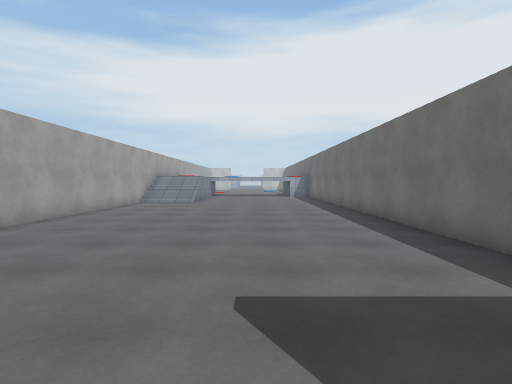
view 1 (above)

16 first-person views from a walk through a 3-D level made in the Unity game engine. The camera is 1.4 m above the floor, tilts 2° down and sees 80° across. The floor is counted in squares, 1.44 m on a side. Each view is taken from the middle of a square. On the plan, view 1 faces up. The plan holds only what a view shows up to about 12 squares ahead; the rest is blank. The place goes on beyond the plan. The player is left out. Some animated figures are not drawn. Surface patterns are stand-ins for the level's own textures.

view 2
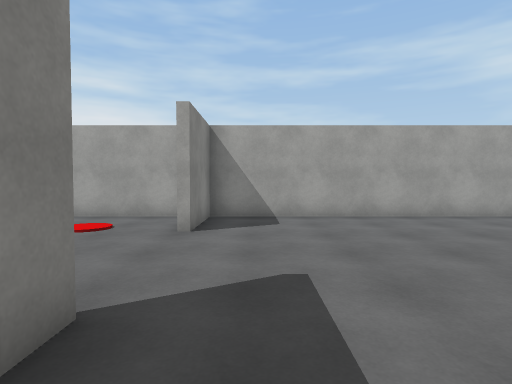

view 3
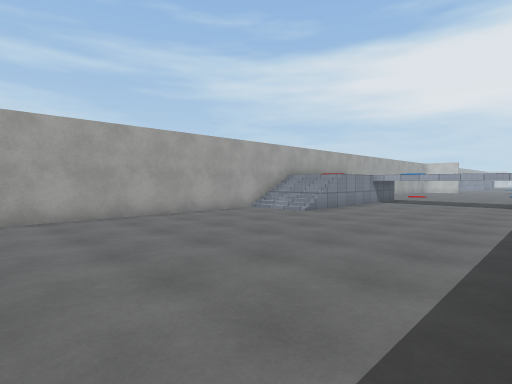

view 4
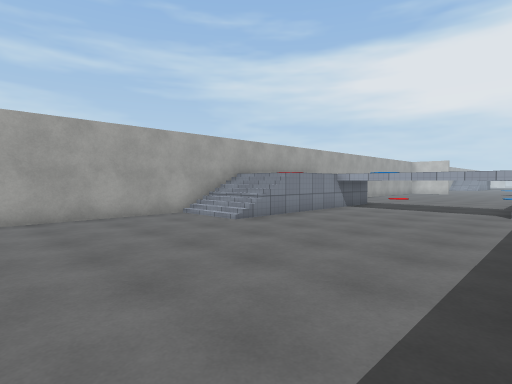

view 5
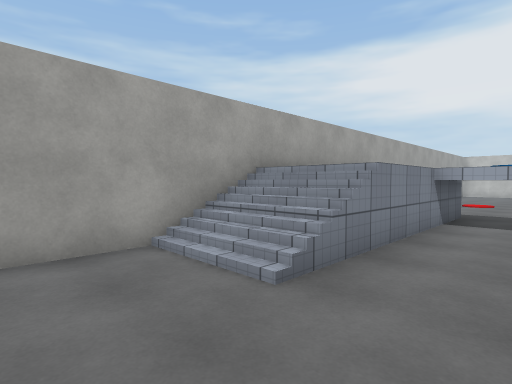

view 6
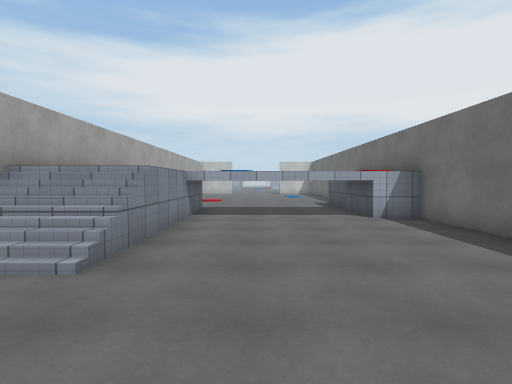

view 7
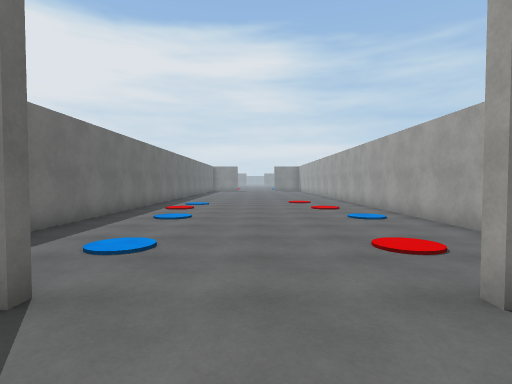

view 8
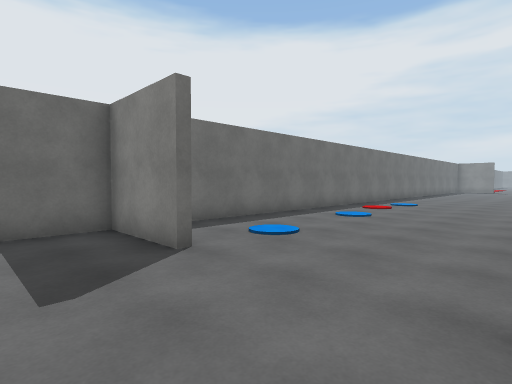

view 9
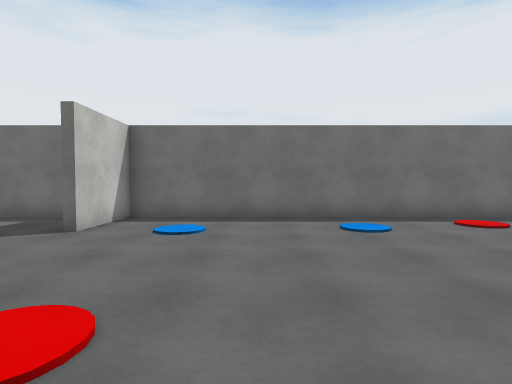

view 10
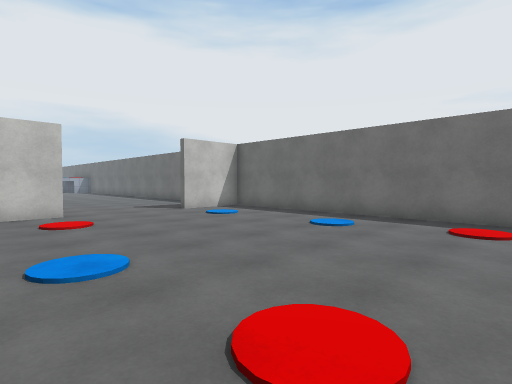

view 11
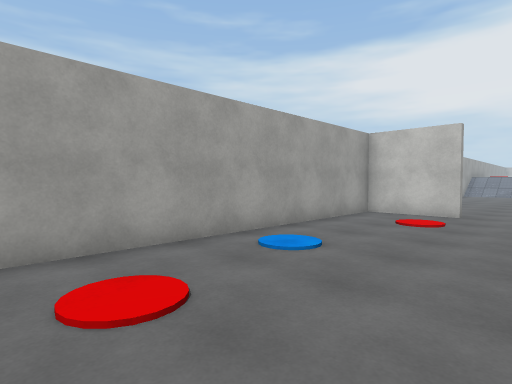

view 12
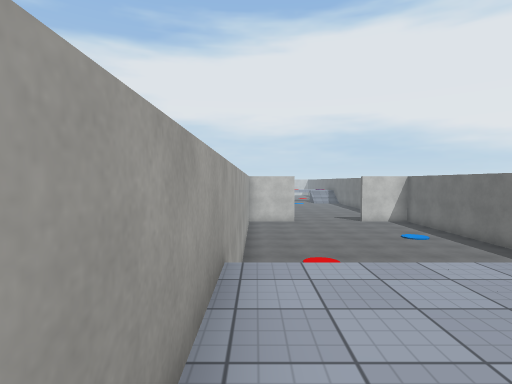

view 13
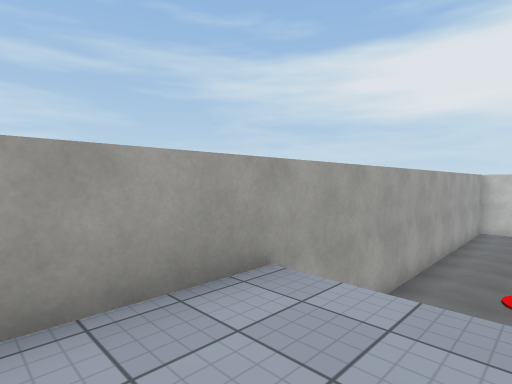

view 14
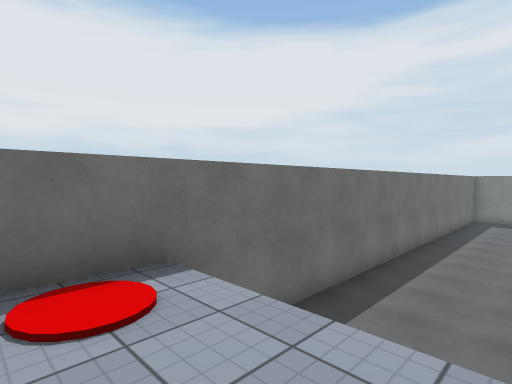

view 15
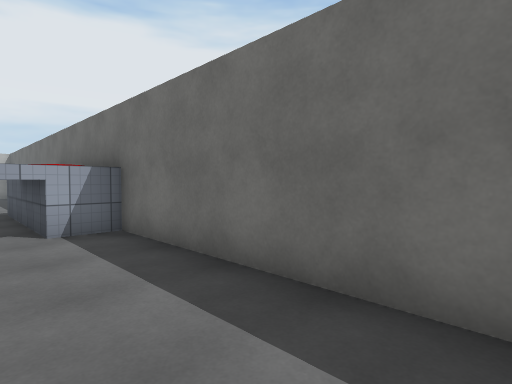

view 16
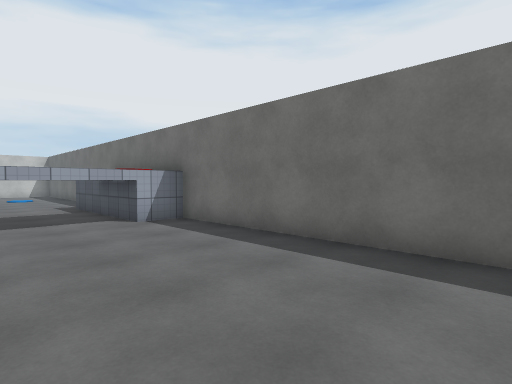

### Floor plan
Key: @ floor where view 1 was taken; # wall or solid block; . main floor; : floor 1.75 m higher than the main floor; / step, stairs or slope; v drop or lower ground; O other object.
Columns run from 6 left of view 1 to 4 right of it. Each row starts with its distance up from view 1.
 27 #vvOvvvvvv
 26 #vOOvvvvvv
 25 #vvvv vvvv#
 24 #  vv vv  #
 23 #  vvvvv  #
 22 #vvvvvvvv #
 21 #:::: : ::#
 20 #:::O  :O:#
 19 #::///////#
 18 #:O/......#
 17 #  /......#
 16 #///......#
 15 #///......#
 14 #///......#
 13 #.........#
 12 #.........#
 11 #.........#
 10 #.........#
  9 #.........#
  8 #.........#
  7 #.........#
  6 #.........#
  5 #.........#
  4 #.........#
  3 #.........#
  2 #.........#
  1 ####...####
  0 #.....@...#
 -1 #..O...O..#
 -2 #.........#
 -3 #.........#
 -4 #.........#
 -5 #.O....O..#
 -6 #.........#
 -7 #.........#
 -8 #.O.....O.#
 -9 #.........#

Where each view was taken, in squares from view 1:
view 1: 0 up, 0 right, facing up
view 2: 2 up, 3 right, facing left
view 3: 6 up, 3 right, facing up-left
view 4: 9 up, 3 right, facing up-left
view 5: 12 up, 1 left, facing up-left
view 6: 11 up, 1 left, facing up
view 7: 3 up, 1 left, facing down
view 8: 3 up, 3 left, facing down-right
view 9: 3 down, 5 left, facing right
view 10: 9 down, 5 left, facing up-right
view 11: 9 down, 1 left, facing up-left
view 12: 18 up, 5 left, facing up
view 13: 19 up, 3 left, facing up-left
view 14: 21 up, 0 right, facing down-right
view 15: 13 up, 1 right, facing up-right
view 16: 12 up, 1 left, facing up-right
